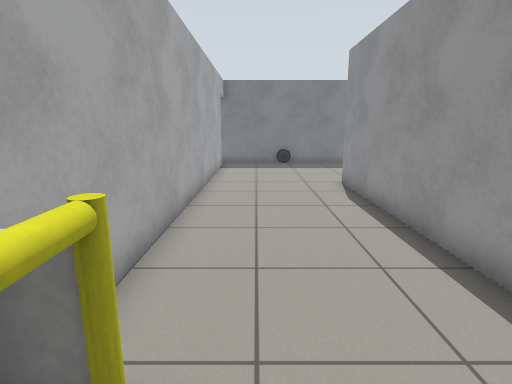
view 1 (above)

16 first-person views from a walk through a world built for the Gazebo simulator. The camera is 1.1 m above the floor, tilts 12° down and sees 80° across. The floor is counted in squares, 0.5 m on a side. Each view is taken from the middle of a square. On the plan, view 1 faces up. The plan holds only what a view shows up to about 18 squares ahead; the rest is blank. The robots in the file are not drawn. Simple patterns stand in for the simulator's built-in surfaces. Some stock models are drawn as simple stand-ins.

view 2
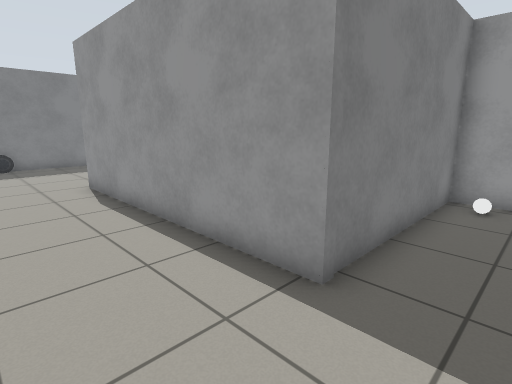

view 3
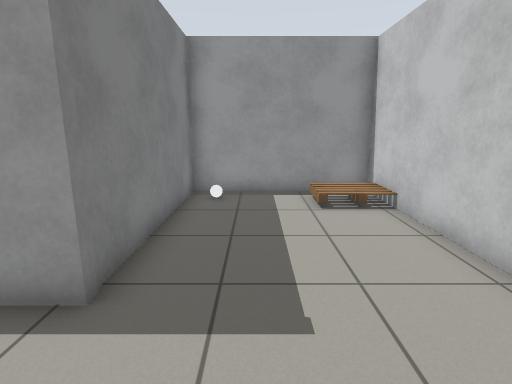

view 4
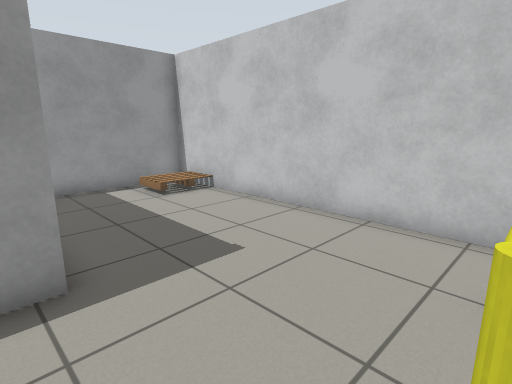

view 5
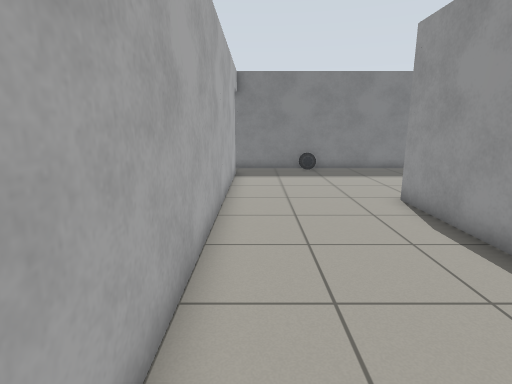

view 6
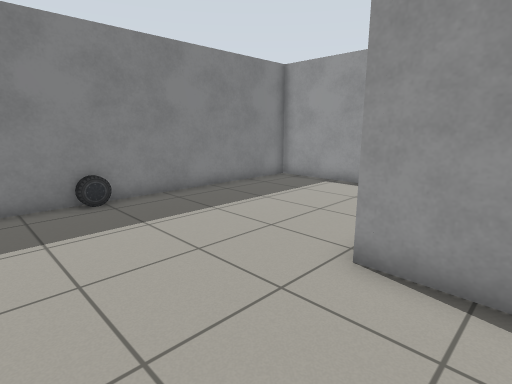

view 7
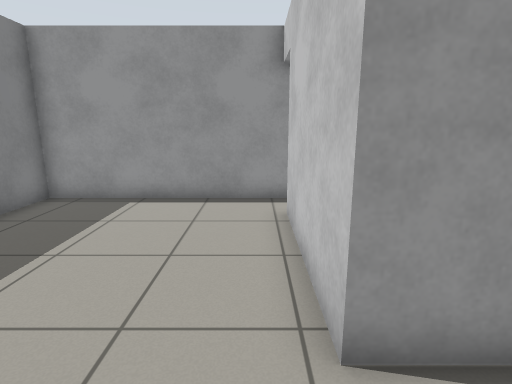

view 8
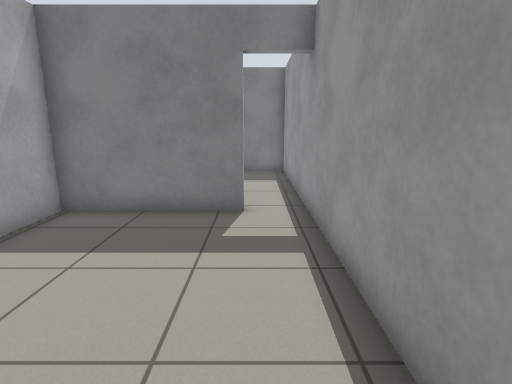

view 9
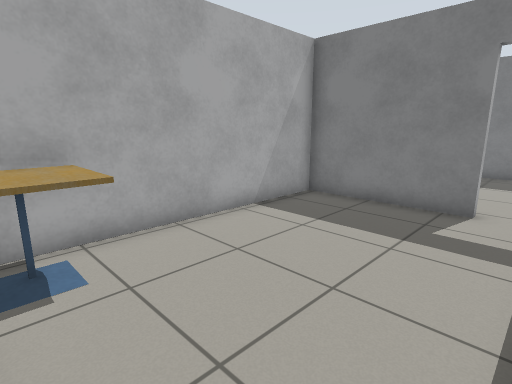

view 10
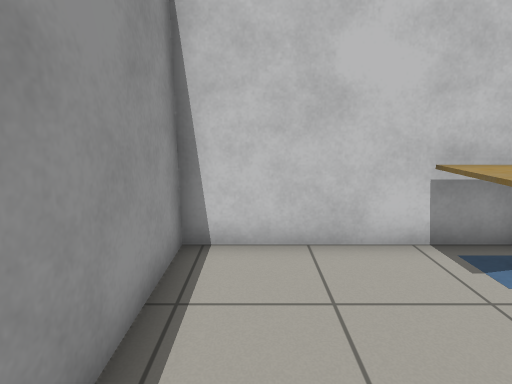

view 11
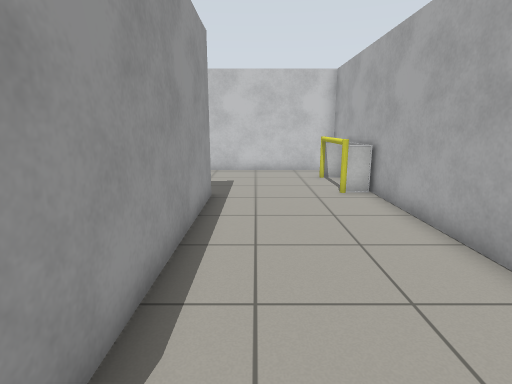

view 12
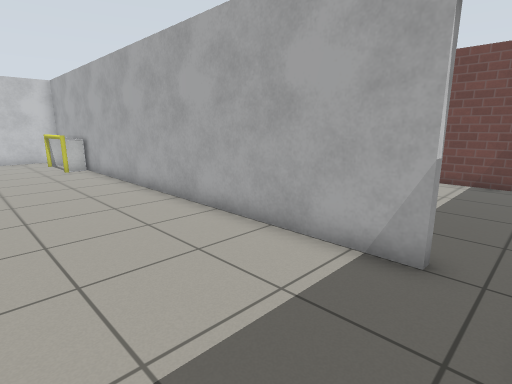

view 13
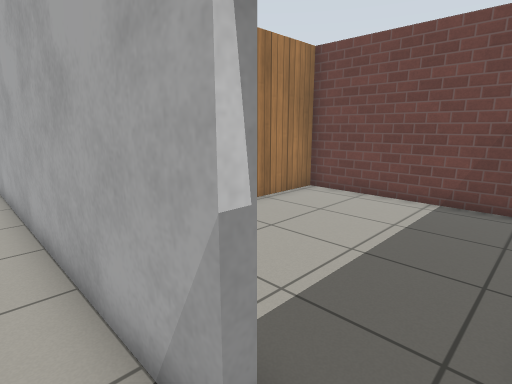

view 14
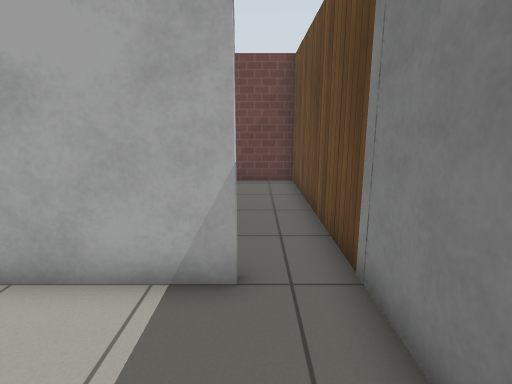

view 15
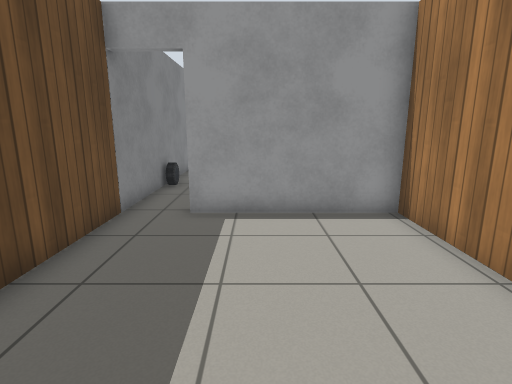

view 16
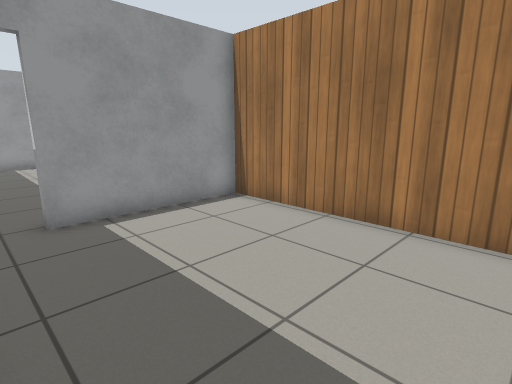

### Floor plan
Ten units are one square. View 1 is at (0, 0); x grows to the right and y downward. Boxes are objects, and circles mark ways between rooms. Rooms are numbered by the first view taken in them; rooms with no view inside come last. Other rooms are left out.
<svg viewBox="-112 -200 222 244">
<path fill="none" stroke="#000" d="M38 -44 38 -32M104 -120 104 -195 -20 -195M-20 -177 -20 39 104 39 104 -22 35 -22 35 -123 87 -123M87 -119 38 -119 38 -44M41 -25 104 -25 104 -120M-20 -195 -107 -195 -107 -123 -23 -123 -23 -177"/>
<rect x="-15" y="-25" width="10" height="40" fill="#bbb"><title>cup</title></rect>
<rect x="15" y="-195" width="10" height="10" fill="#bbb"><title>car</title></rect>
<rect x="75" y="15" width="30" height="20" fill="#bbb"><title>pallet</title></rect>
<rect x="95" y="-15" width="10" height="10" fill="#bbb"><title>white ball</title></rect>
<rect x="35" y="-45" width="30" height="20" fill="#bbb"><title>cafe table</title></rect>
<circle cx="95" cy="-120" r="3" fill="#2a7"/>
<circle cx="-20" cy="-185" r="3" fill="#2a7"/>
<text x="30" y="-80">1</text>
<text x="70" y="-70">2</text>
<text x="-70" y="-160">3</text>
</svg>
Room 1 opens to room 2. Room 1 opens to room 3.

Where each view was taken, in squares from view 1:
view 1: 0 up, 0 right, facing up
view 2: 0 up, 0 right, facing up-right
view 3: 0 up, 0 right, facing right
view 4: 3 up, 1 left, facing down-right
view 5: 3 up, 1 left, facing up
view 6: 10 up, 1 left, facing up-right
view 7: 13 up, 1 right, facing right
view 8: 4 up, 9 right, facing up
view 9: 3 up, 10 right, facing up-left
view 10: 8 up, 9 right, facing down
view 11: 12 up, 2 right, facing down
view 12: 19 up, 3 right, facing down-left
view 13: 19 up, 1 left, facing down-left
view 14: 18 up, 2 right, facing left
view 15: 16 up, 10 left, facing right
view 16: 19 up, 10 left, facing down-right
